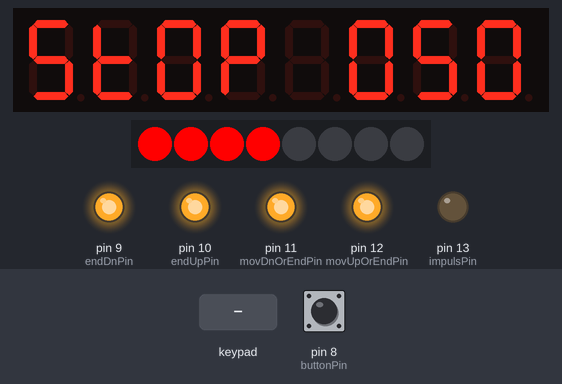
The sketch below on a simulated Arduino Uno, built with avr-gcc and run on an emulated ATmega328P. On the bench: 8-digit seven-segment display, 8 RGB LEDs in strip order, left to right, output pins drawn as LEDs (lit = HIGH). Dashed ring = blinking. The test bench sets the inputs (shaded band); at power-on: pin 8 (buttonPin) LOW.

Above: at 1.8 s.
1.9 s: pin 8 (buttonPin) pulled HIGH for 0.15 s
At 2.7 s:
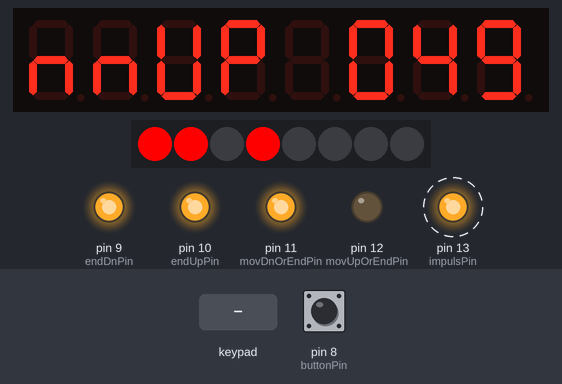
3.9 s: key '1' pressed
At 5.6 s:
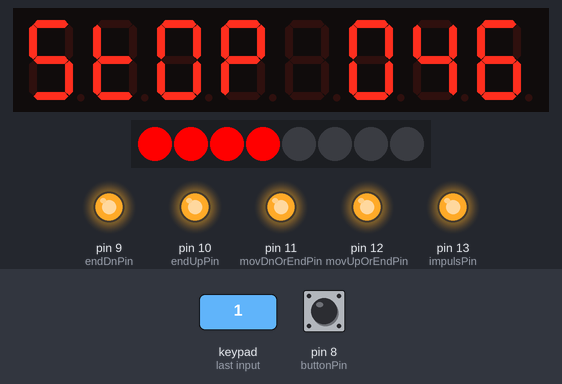
6.0 s: keypad keys 1 2 pressed 0.4 s apart
At 6.67 s:
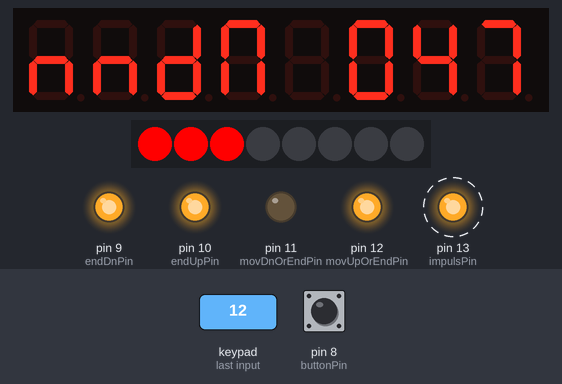
8.3 s: pin 8 (buttonPin) pulled HIGH for 1 s
At 8.9 s:
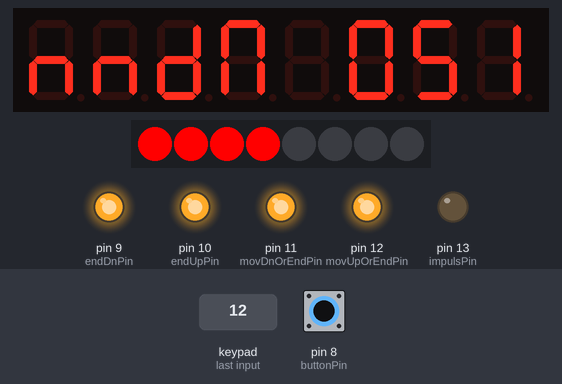
Timing chart, 0 to 11.3 s (numbered marks = the images above; inputs shaded):
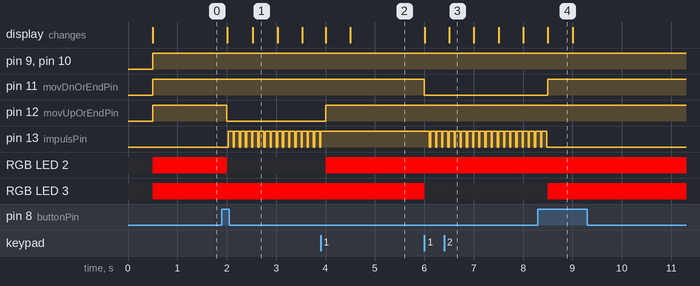

The sketch:

Arduino_Simulator.ino
```cpp
#include <TM1638plus.h>

// GPIO I/O pins on the Arduino connected to strobe, clock, data,
//pick on any I/O you want.
#define  STROBE_TM 4
#define  CLOCK_TM 6
#define  DIO_TM 7
TM1638plus tm(STROBE_TM, CLOCK_TM , DIO_TM);

#define buttonPin 8
#define endDnPin 9
#define endUpPin 10
#define movDnOrEndPin 11
#define movUpOrEndPin 12
#define impulsPin 13


//States
enum Zustand {StopDN, MovingUP, StopUP, MovingDN} aktuellerZustand = StopDN;
uint8_t position = 50; //0 Open //1 fully closed
bool lastButtonpress = false;


unsigned long lastMillis = millis();
#define millisStep 500
void simstep() {
  uint8_t allButtons = tm.readButtons();
  boolean buttonpress = allButtons & 1 || digitalRead(buttonPin);
  boolean buttonFlankRising = buttonpress & !lastButtonpress;
  lastButtonpress = buttonpress;

  switch(aktuellerZustand){
    case StopDN:
      tm.displayText("STOP");
      if(buttonFlankRising)
        aktuellerZustand = MovingUP;
      break;
    case MovingUP:
      tm.displayText("nnUP");
      position --;
      if (position<= 0) {
        position = 0;
        aktuellerZustand = StopUP;
      }else if(buttonFlankRising)
        aktuellerZustand = StopUP;
      break;
    case StopUP:
      tm.displayText("STOP");
      if(buttonFlankRising)
        aktuellerZustand = MovingDN;
      break;
    case MovingDN:
      tm.displayText("nnDN");
      position ++;
      if (position>= 100) {
        position = 100;
        aktuellerZustand = StopDN;
      }else
      if(buttonFlankRising)
        aktuellerZustand = StopDN;
      break;
  }

  //tm.display7Seg(4, uint8_t value);
  tm.displayHex(5,position/100%10);
  tm.displayHex(6,position/10%10);
  tm.displayHex(7,position%10);

  //Ausgabe
  boolean endUp = false, endDn = false;
  if(position==0){
    endUp=true;
  }
  if(position==100){
    endDn = true;
  }

  boolean relayUp = false, relayDn = false;
  switch(aktuellerZustand){
    case MovingUP:
      relayUp = true;
      break;
    case MovingDN:
      relayDn = true;
      break;
  }

  digitalWrite(endDnPin, !endDn);
  tm.setLED(0, !endDn);
  digitalWrite(endUpPin, !endUp);
  tm.setLED(1, !endUp);
  digitalWrite(movUpOrEndPin, !relayUp&&!endUp);
  tm.setLED(2, !relayUp&&!endUp);
  digitalWrite(movDnOrEndPin, !relayDn&&!endDn);
  tm.setLED(3, !relayDn&&!endDn);
}


void setup() {
  // put your setup code here, to run once:
  pinMode(buttonPin, INPUT);
  pinMode(endDnPin, OUTPUT);
  pinMode(endUpPin, OUTPUT);
  pinMode(movDnOrEndPin, OUTPUT);
  pinMode(movUpOrEndPin, OUTPUT);
  pinMode(impulsPin, OUTPUT);
}

boolean impulsRunning = false;
unsigned long lastImpulsMillis;
void loop() {
  if(lastMillis+ millisStep <=millis())
  {
    lastMillis += millisStep;
    simstep();
  }

  switch(aktuellerZustand){
    case MovingUP:
    case MovingDN:
      if(!impulsRunning){
        lastImpulsMillis = millis();
      }
      if(digitalRead(impulsPin))
      {
        if(lastImpulsMillis+ 100 <=millis()){
          digitalWrite(impulsPin,0);
          lastImpulsMillis = millis();
        }
      } else {
        if(lastImpulsMillis+ 25 <=millis()){
          digitalWrite(impulsPin,1);
          lastImpulsMillis = millis();
        }
      }

      impulsRunning = true;
      break;

    default:
      impulsRunning = false;
  }

}
```

Measured:
- after the input at 1.9 s, pin 12 (movUpOrEndPin): HIGH → LOW after 0.10 s; pin 13 (impulsPin): alternates HIGH for 0.10 s and LOW for 0.02 s, starting after 0.13 s; RGB LED 2: RGB(255, 0, 0) → off after 0.10 s
- after the input at 3.9 s, pin 12 (movUpOrEndPin): LOW → HIGH after 0.10 s; pin 13 (impulsPin): goes on until 3.9 s, then stays HIGH
- after the input at 6.0 s, pin 11 (movDnOrEndPin): HIGH → LOW at once; pin 13 (impulsPin): alternates HIGH for 0.10 s and LOW for 0.03 s, starting after 0.10 s; RGB LED 3: RGB(255, 0, 0) → off at once
- after the input at 8.3 s, pin 11 (movDnOrEndPin): LOW → HIGH after 0.20 s; pin 13 (impulsPin): goes on until 8.5 s, then stays LOW
- what the display in image 3 shows lasts 0.5 s, from 6.5 s to 7.0 s
